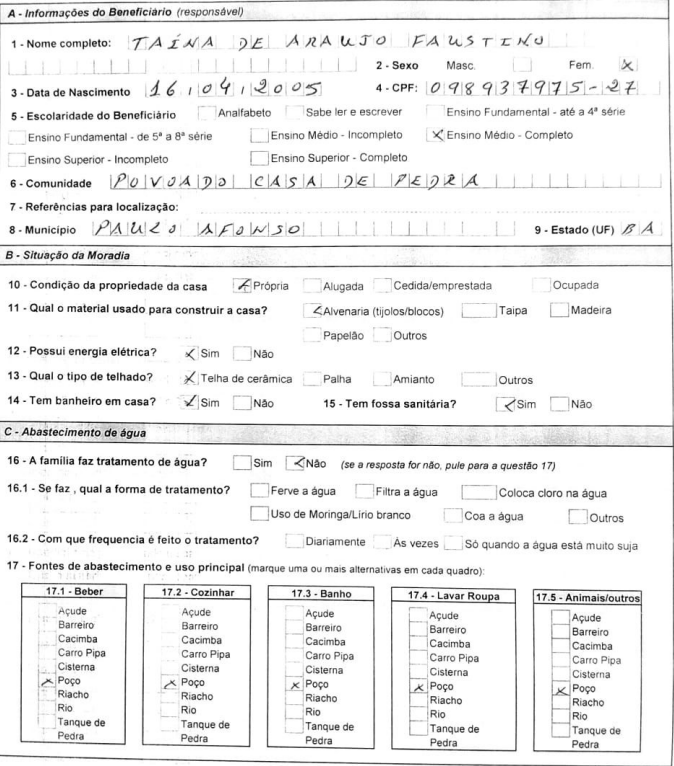
#> input picture teste.png, 674 x 766 px
$ jupyter execute --allow-errors Testes_OCR.ipynb   (shell and % lines are left out)
#> lines starting #> are read from the running program, lines starting #| are printed output that depends on the picture; after the words box and inside, x2 and y2 are one past the last pixel; in counts of white or black regions, pixels touching at a corner belong together
[cell 1]
# Passo 1: Importando nossas ferramentas
import cv2
import numpy as np
import matplotlib.pyplot as plt

# Linha especial para garantir que as imagens apareçam dentro do notebook

# --- CONFIGURAÇÃO ---
# Coloque o nome exato da sua imagem de formulário de teste aqui
NOME_DO_ARQUIVO_DE_IMAGEM = 'teste.png'

# --- CARREGANDO A IMAGEM ---
# Carrega a imagem usando o OpenCV
img_original = cv2.imread(NOME_DO_ARQUIVO_DE_IMAGEM)
#> img_original is the input picture: shape (766, 674, 3); min 2, max 255, mean 238.4

# Verifica se a imagem foi carregada corretamente
if img_original is None:
    print(f"ERRO: Não foi possível carregar a imagem em '{NOME_DO_ARQUIVO_DE_IMAGEM}'")
    print("Verifique se o nome do arquivo está correto e se ele está na mesma pasta que este notebook.")
else:
    print("Imagem original carregada com sucesso!")
    # Converte a cor de BGR (padrão do OpenCV) para RGB para exibição correta
    img_rgb = cv2.cvtColor(img_original, cv2.COLOR_BGR2RGB)

    # Exibe a imagem original
    plt.figure(figsize=(10, 10)) # Aumenta o tamanho da figura para melhor visualização
    plt.imshow(img_rgb)
    plt.title("Imagem Original")
    plt.axis('off') # Remove os eixos x e y
    plt.show()

[cell 2]
# --- EXPERIMENTO 8: Corrigindo a Lógica com Inversão + Erosão ---

# Mantemos o pipeline de Otsu que funcionou para limpar o ruído
img_cinza = cv2.cvtColor(img_original, cv2.COLOR_BGR2GRAY)
img_desfocada = cv2.GaussianBlur(img_cinza, (5, 5), 0)
_, img_otsu = cv2.threshold(
    img_desfocada, 0, 255, cv2.THRESH_BINARY + cv2.THRESH_OTSU
)
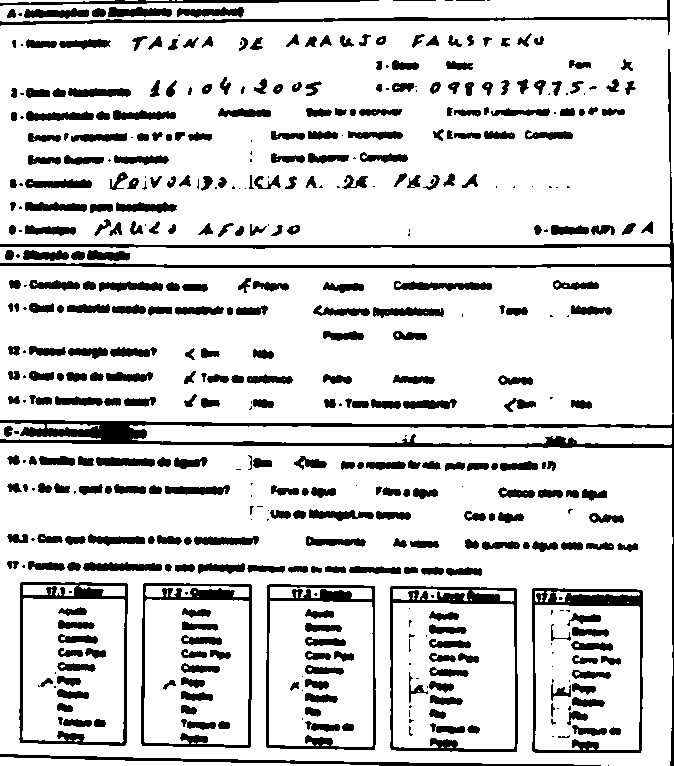
#> img_otsu: shape (766, 674); 83.3% white; 482 black regions (115 under 20 px), largest, box (x1, y1, x2, y2) and area: (0, 49, 674, 766) 11784, (532, 588, 643, 753) 2761, (390, 586, 518, 752) 2754

# PASSO 1 (NOVO): Inverter a imagem. O texto agora é BRANCO e o fundo é PRETO.
img_invertida = cv2.bitwise_not(img_otsu)

# PASSO 2 (CORRIGIDO): Agora a erosão vai funcionar como esperado, afinando o texto (que é branco).
# Vamos usar um kernel pequeno para um efeito sutil.
kernel = np.ones((2, 2), np.uint8)
img_erodida = cv2.erode(img_invertida, kernel, iterations=1)
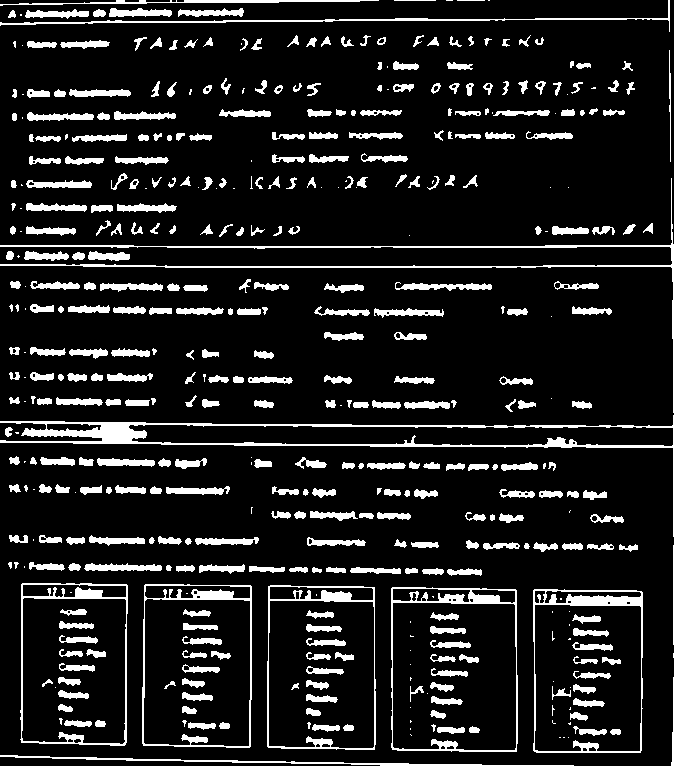
#> img_erodida: shape (766, 674); 12.2% white; 462 white regions (96 under 20 px), largest, box (x1, y1, x2, y2) and area: (0, 415, 674, 537) 4726, (0, 178, 674, 413) 3034, (533, 589, 643, 753) 2008

# PASSO 3 (NOVO): Inverter a imagem de volta para o padrão (texto preto, fundo branco)
img_final_corrigida = cv2.bitwise_not(img_erodida)


print("Resultado com o Método de Otsu + Inversão + Erosão")

# Exibindo o resultado final
plt.figure(figsize=(10, 10))
plt.imshow(img_final_corrigida, cmap='gray')
plt.title("Imagem Final Após Erosão Corrigida")
plt.axis('off')
plt.show()
